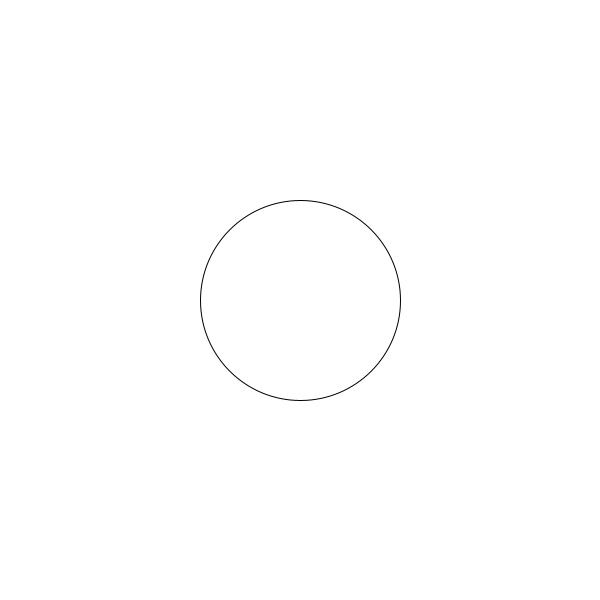
Frame 1 (no input)
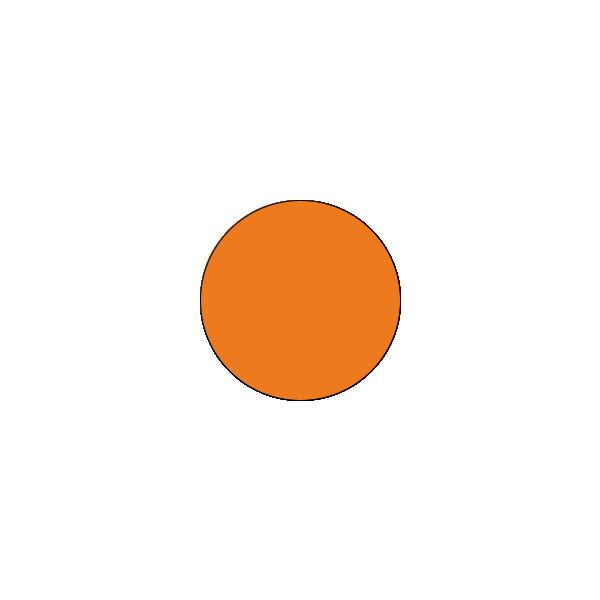
Frame 60 (the mouse pressed at the canvas centre just before this capture)
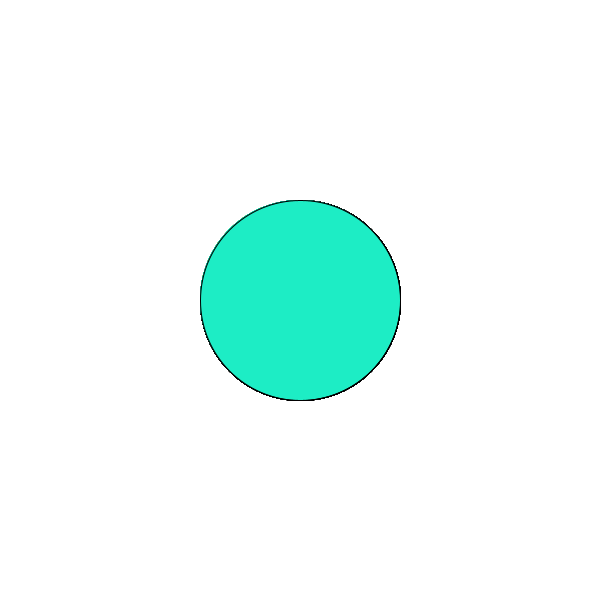
Frame 120 (the mouse held since frame 60 and released just before this capture)

The Processing sketch that drew these frames (run headless with seeded random() and noise(); from frame 60 on, the mouse is pressed at the canvas centre):

// Processing sketch: Logical_Dot
// ── Logical_Dot.pde
void setup() {
  size(600,600);
  
  background(#FFFFFF);
}

void draw() {
  
  ellipse(300,300, 200, 200);
  
  if (mousePressed) {
  fill(#1DEDC5);
} else {
  fill(#ED7B1D);
}

}
